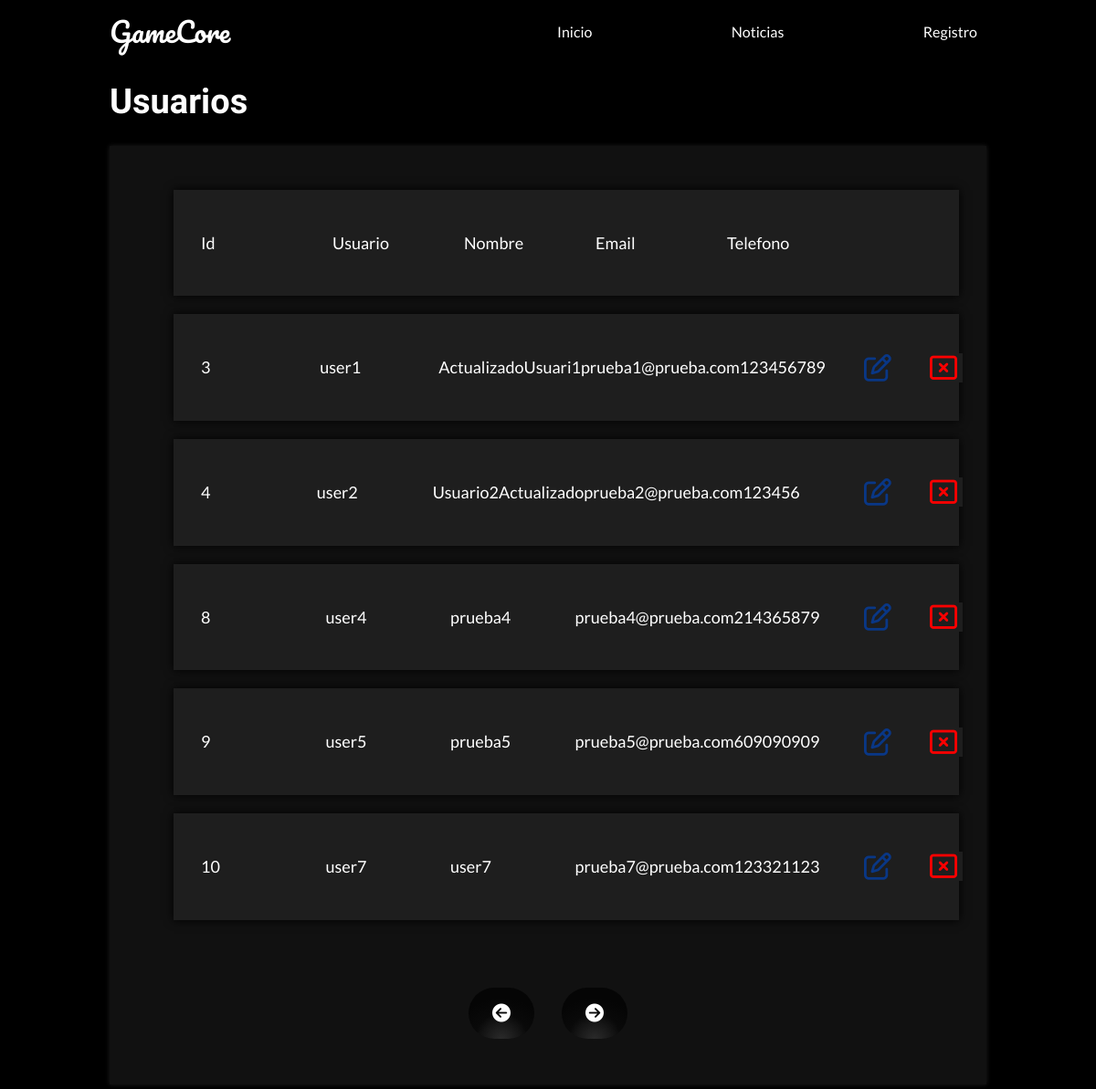
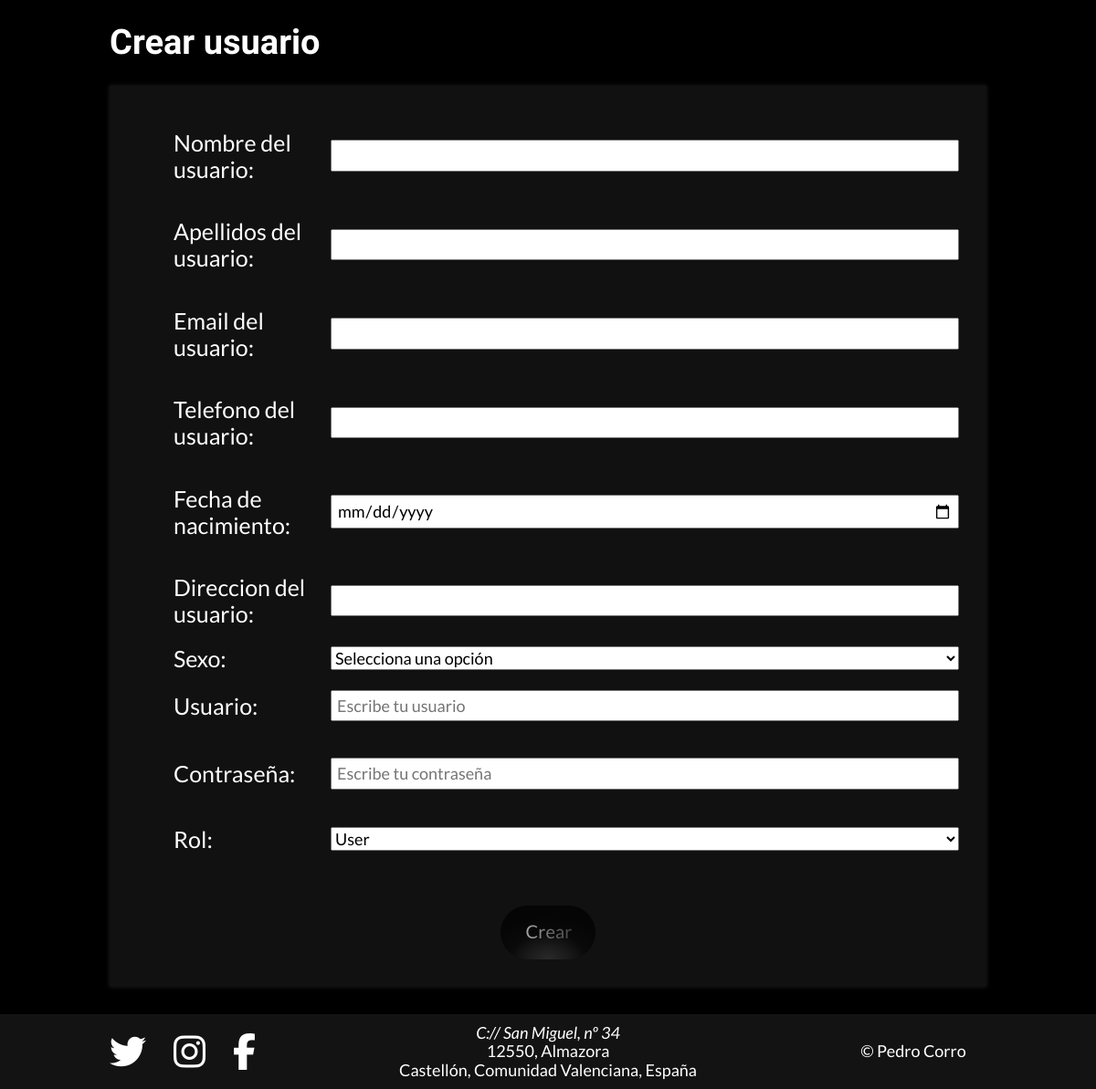
/views/usuarios_admin.php, run on the app's committed database (2 pictures, top to bottom).
### tables this page shows
CREATE TABLE `users_login` (
  `idLogin` int(11) NOT NULL,
  `idUser` int(11) NOT NULL,
  `usuario` text NOT NULL,
  `contrasenya` text NOT NULL,
  `rol` enum('admin','user') NOT NULL
);

CREATE TABLE `users_data` (
  `idUser` int(11) NOT NULL,
  `nombre` varchar(50) NOT NULL,
  `apellidos` varchar(100) NOT NULL,
  `email` varchar(100) NOT NULL,
  `telefono` text NOT NULL,
  `fNacimiento` date NOT NULL,
  `direccion` text DEFAULT NULL,
  `sexo` enum('Hombre','Mujer','Otro') DEFAULT NULL
);

### views/usuarios_admin.php (the view, shortened to what this page needs)
<!DOCTYPE html>
<html lang="es">
<head>
    <link rel="stylesheet" href="../assets/css/normalize.css">
    <link rel="stylesheet" href="../assets/css/secondary.css">
</head>
<body>
<?php
include '../includes/header.php';
?>
<section class="contenedor">
    <div>
        <h1>Usuarios</h1>
        <div class="users-contenedor">
        <?php
            include "../includes/abrecnx.php";
            $page = isset($_GET['page']) ? intval($_GET['page']) : 0;
            $limit = 5;
            $offset = $page * $limit;
            $sql = "SELECT users_login.idUser, users_login.usuario, users_data.nombre, users_data.email, users_data.telefono FROM users_login INNER JOIN users_data ON users_login.idUser = users_data.idUser ORDER BY idUser ASC LIMIT $offset, $limit";
            $rs = $mysqli->query($sql);
            $users = array();
            if ($rs->num_rows > 0) {
                while($row = $rs->fetch_assoc()) {
                    $user = array(
                        'idUser' => $row['idUser'],
                        'usuario' => $row['usuario'],
                        'nombre' => $row['nombre'],
                        'email' => $row['email'],
                        'telefono' => $row['telefono']
                    );
                    array_push($users, $user);
                }
            } else{
                echo 'No hay usuarios';
            }
            ?>
            <ul class="user-contenedor">
                <li class="user">
                    <div>
                        <p>Id</p>
                        <p>Usuario</p>
                        <p>Nombre</p>
                        <p>Email</p>
                        <p>Telefono</p>
                    </div>
                    <div></div>
                </li>
                <?php foreach ($users as $user): ?>
                <li class="user">
                    <div>
                        <p><?php echo $user['idUser']; ?></p>
                        <p><?php echo $user['usuario']; ?></p>
                        <p><?php echo $user['nombre']; ?></p>
                        <p><?php echo $user['email']; ?></p>
                        <p><?php echo $user['telefono']; ?></p>
                    </div>
                    <div>
                        <form method="POST" action="<?= $_SERVER['PHP_SELF'] ?>#formulario-user">
                            <button type="submit"><i class="fa-regular fa-pen-to-square" style="color: #093786;"></i></button>
                        </form>
                        <button onclick="confirmarEliminacionAdmin(<?php echo $user['idUser'];?>)"><i class="fa-regular fa-rectangle-xmark" style="color: #ff0000;"></i></button>
                    </div>
                </li>
                <?php endforeach; ?>
            </ul>
            <div class="news-buttons">
                <?php
                    echo "<form method='get'>";
                    echo "<button type='submit' class='button'><i class='fas fa-arrow-circle-left' style='color: white; font-size: 20px;'></i></button>";
                    echo "</form>";
                    echo "<form method='get'>";
                    echo "<button type='submit' class='button'><i class='fas fa-arrow-circle-right' style='color: white; font-size: 20px;'></i></button>";
                    echo "</form>";
                ?>
            </div>
        </div>
    </div>
    <?php
        $usuario = filter_input(INPUT_GET, "usuario", FILTER_SANITIZE_STRING);
        $contrasenya = filter_input(INPUT_GET, "contrasenya", FILTER_SANITIZE_STRING);
        $userComprobacion = filter_input(INPUT_GET, "comprobacionUsuario", FILTER_SANITIZE_STRING);
        $err5 = "El usuario no puede estar vacío.";
        $err6 = "La contraseña no puede estar vacía.";
        $errComp0 = "Este usuario ya está en uso.";
    ?>
    <div id="formulario-user">
        <h1 id="titulo-formulario-user"></h1>
        <div class="users-contenedor">
            <form action="<?php echo ($_SERVER['REQUEST_METHOD'] == 'POST' && strpos(array_keys($_POST)[0], 'idUserMod') === 0) ? '../includes/modificar_users.php' : '../includes/validacion_formularioAdmin.php'; ?>" method="POST">
                <ul>
                    <li>
                        <div>
                            <label for="nombre">Nombre del usuario:</label>
                            <input type="text" name="nombre" id="nombre" value="<?php echo ($_SERVER['REQUEST_METHOD'] == 'POST' && isset($userMod['nombre'])) ? $userMod['nombre'] : '' ?>" required>
                        </div>
                    </li>
                    <li>
                        <div>
                            <label for="apellidos">Apellidos del usuario:</label>
                            <input type="text" name="apellidos" id="apellidos" value="<?php echo ($_SERVER['REQUEST_METHOD'] == 'POST' && isset($userMod['apellidos'])) ? $userMod['apellidos'] : '' ?>" required>
                        </div>
                    </li>
                    <li>
                        <div>
                            <label for="email">Email del usuario:</label>
                            <input type="email" name="email" id="email" value="<?php echo ($_SERVER['REQUEST_METHOD'] == 'POST' && isset($userMod['email'])) ? $userMod['email'] : '' ?>" required>
                        </div>
                    </li>
                    <li>
                        <div>
                            <label for="telefono">Telefono del usuario:</label>
                            <input type="tel" name="telefono" id="telefono" value="<?php echo ($_SERVER['REQUEST_METHOD'] == 'POST' && isset($userMod['telefono'])) ? $userMod['telefono'] : '' ?>" required>
                        </div>
                    </li>
                    <li>
                        <div>
                            <label for="fecha_nacimiento">Fecha de nacimiento:</label>
                            <input type="date" name="fecha_nacimiento" id="fecha_nacimiento" value="<?php echo ($_SERVER['REQUEST_METHOD'] == 'POST' && isset($userMod['fNacimiento'])) ? $userMod['fNacimiento'] : '' ?>" required>
                        </div>
                    </li>
                    <li>
                        <div>
                            <label for="direccion">Direccion del usuario:</label>
                            <input type="text" name="direccion" id="direccion" value="<?php echo ($_SERVER['REQUEST_METHOD'] == 'POST' && isset($userMod['direccion'])) ? $userMod['direccion'] : '' ?>" >
                        </div>
                    </li>
                    <li>
                        <div>
                            <label for="sexo">Sexo:</label>
                            <select id="sexo" name="sexo">
                                <option value=""  <?php if (isset($userMod['sexo'])){if ($userMod['sexo'] !== 'Hombre' and $userMod['sexo'] !== 'Mujer') { echo 'selected'; }}else{echo'selected';}?> disabled>Selecciona una opción</option>
                            </select>
                        </div>
                    </li>
                    <?php echo ($_SERVER['REQUEST_METHOD'] == 'POST' && strpos(array_keys($_POST)[0], 'idUserMod') === 0) ? '' : '
                    <li>
                        <div>
                            <label for="usuario">Usuario:</label>
                            <input type="text" id="usuario" name="usuario" placeholder="Escribe tu usuario" value="' . (($usuario == 1) ? "" : $usuario) . '" required>
                        </div>
                        <span>' . (($usuario == 1) ? $err5 : '') . (($userComprobacion == 1) ? $errComp0 : '') . '</span>
                    </li>
                    <li>
                        <div>
                            <label for="contrasenya">Contraseña:</label>
                            <input type="password" id="contrasenya" name="contrasenya" placeholder="Escribe tu contraseña" value="' . (($contrasenya == 1) ? "" : $contrasenya) . '" required>
                        </div>
                        <span>' . (($contrasenya == 1) ? $err6 : '') . '</span>
                    </li>';?>
                    <li><div>
                            <label for="rol">Rol:</label>
                            <select id="rol" name="rol">
                                <option value="user" <?php if(isset($userMod['rol'])){if ($userMod['rol'] == 'user') { echo 'selected'; }} ?>>User</option>
                            </select>
                        </div>
                    </li>
                </ul>
                <button type="submit" class="button"> <span class="text" id="buttonTextUser"></span></button>
            </form>
        </div>
    </div>
</section>
<?php
include '../includes/footer.php';
?>
</body>
</html>

### includes/header.php (shortened to what this page needs)
<header>
       <div class="barra contenedor relative">
            <div class="menu-barra">
                <div class="nombrelogosecundaria">
                    <a href="../index.php">
                        <span class="nombrelogo">GameCore</span>
                    </a>
                </div>
            </div>
            <nav class="barra nav-secundarias" id="nav">
                <?php include "barra_navegacion.php"; ?>
            </nav>
        </div>
    </header>

### includes/barra_navegacion.php (shortened to what this page needs)
<a href="<?= strpos($_SERVER['REQUEST_URI'], 'index') !== false ? './' : '../' ?>index.php" id="index">
    Inicio
</a>
<a href="<?= strpos($_SERVER['REQUEST_URI'], 'index') !== false ? './views/' : './' ?>noticias.php" id="noticias">
    Noticias
</a>
<?php
if(@$_SESSION["valido"] == "SI"){
    if (@$_SESSION["rol"] == "user"){
        echo '<a href="'. (strpos($_SERVER['REQUEST_URI'], 'index') !== false ? './views/' : './') .  'citas.php" id="citas">
                Citas
            </a>';
        echo '<a href="'. (strpos($_SERVER['REQUEST_URI'], 'index') !== false ? './views/' : './') .  'perfil.php"  id="perfil">
            Perfil
        </a>';
        echo '<form action="../includes/salir_sesion.php" method="post">
        <button type="submit" name="close" value="" class="off-button"><i class="fa-solid fa-power-off" style="color: rgb(17,17,17);"></i></button>
      </form>';
    }
    if (@$_SESSION["rol"] == "admin"){
        echo '<a class="btn" id="boton_administracion" onclick="expandirAdmin()">
                Administración
            </a>';
        echo '<a href="' . (strpos($_SERVER['REQUEST_URI'], 'index') !== false ? './views/' : './') . 'perfil.php" id="perfil">
            Perfil
        </a>';
        echo '<form action="../includes/salir_sesion.php" method="post">
        <button type="submit" name="close" value="" class="off-button"><i class="fa-solid fa-power-off" style="color: rgb(17,17,17);"></i></button>
      </form>';
    }
}else{
    echo '<a href="' . (strpos($_SERVER['REQUEST_URI'], 'index') !== false ? './views/' : './') . 'registro.php" id="registro">
            Registro
        </a>';
}
?>

### includes/footer.php (shortened to what this page needs)
<footer>
        <div class="logos-footer">
            <a href="#">
                <i class="fa-brands fa-twitter"></i>
            </a>
            <a href="#">
                <i class="fa-brands fa-instagram"></i>
            </a>
            <a href="#">
                <i class="fa-brands fa-facebook-f"></i>
            </a>
        </div>
        <div>
            <p>
                <span> C:// San Miguel, nº 34</span>
                <span> 12550, Almazora</span>
                <span>Castellón, Comunidad Valenciana, España</span>
            </p>
        </div>
        <span> &#169; Pedro Corro</span>
    </footer>

### assets/css/secondary.css (style rules this page uses)
:root { --main-text-color: white; --bg-color-principal: black; --bg-color-sec: rgb(33, 30, 30); --nav-color: white; --nav-dos: black; --toggle-bg: #fcc474; --toggle-ball: white; --transition: 0.25s; --spark: 1.8s; --radius: 55px; --circumf: calc(3.1416 * var(--radius) * 2); --check-len: 75px; }
html { box-sizing: border-box; font-size: 62.5%; margin: 0; }
*, *:before, *:after { box-sizing: inherit; scroll-behavior: smooth; }
h1 { font-size: 3.8rem; font-family: Marko one, sans-serif; }
.contenedor { width: 80%; max-width: 80%; margin: 0 auto; }
.barra.contenedor { padding: 0; }
.relative { position: relative; }
a { text-decoration: none; color: unset; }
.button { --cut: 0.1em; --active: 0; --bg: radial-gradient( 40% 50% at center 100%, rgb(42,42,42), transparent ), radial-gradient( 80% 100% at center 120%, rgb(17,17,17), transparent ), rgb(5,5,5); background: var(--bg); font-size: 2rem; font-weight: 500; border: 0; cursor: pointer; padding: 0.9em 1.3em; display: flex; align-items: center; gap: 0.25em; white-space: nowrap; border-radius: 100px; position: relative; transition: scale var(--transition), background var(--transition); scale: calc(1 + (var(--active) * 0.1)); }
.button:before { content: ""; position: absolute; inset: -0.25em; z-index: -1; border: 0.25em solid rgba(10,10,10,0.5); border-radius: 100px; opacity: var(--active, 0); transition: opacity var(--transition); }
.text { translate: 2% -6%; letter-spacing: 0.01ch; background: linear-gradient(90deg, hsl(0 0% calc((var(--active) * 100%) + 65%)), hsl(0 0% calc((var(--active) * 100%) + 26%))); -webkit-background-clip: text; color: transparent; transition: background var(--transition); }
body { background-color: rgb(0,0,0); color: var(--main-text-color); font-family: 'Lato', Arial, Helvetica, sans-serif; font-size: 1.8rem; margin: 0; }
.barra.contenedor.relative { position: sticky; top: 5px; backdrop-filter: blur(10px); height: 7.5vh; margin-top: 5px; }
.nombrelogo { color: var(--nav-color); display: inline-block; text-decoration: none; font-family: 'Pacifico', sans-serif; font-size: 3rem; }
.barra { display: flex; flex-direction: row; flex: 0 0 50%; justify-content: space-between; align-items: center; z-index: 1; }
nav a { text-decoration: none; color: var(--nav-color); font-size: 1.6rem; padding: 1rem; }
h1 { color: white; }
form { display: flex; flex-direction: column; align-items: center; }
label { margin-bottom: 10px; color: white; }
.news-buttons { display: flex; justify-content: center; gap: 3rem; padding-bottom: 2rem; }
.users-contenedor { background-color: rgb(17,17,17); box-shadow: 0px 0px 5px rgb(30 30 30 / 100%); height: 100%; min-height: 15vh; width: 100%; margin-bottom: 3rem; padding: 3rem; }
.users-contenedor form ul { width: 100%; display: flex; flex-direction: column; justify-content: space-evenly; align-items: center; gap: 2rem; }
.users-contenedor form ul li { width: 100%; display: flex; flex-direction: column; justify-content: space-evenly; align-items: center; }
.users-contenedor form ul li div { width: 100%; list-style: none; display: grid; grid-template-columns: 20% 80%; align-items: center; }
.users-contenedor form ul li div label { margin: 0; font-size: 2.5rem; }
.users-contenedor form ul li div input { padding:5px; }
.users-contenedor { display: flex; flex-direction: column; justify-content: space-evenly; }
.user { box-shadow: 0px 0px 10px rgb(0 0 0 / 100%); padding: 3rem; list-style: none; display: grid; grid-template-columns: 90% 10%; margin-bottom: 2rem; background-color: rgb(30,30,30); }
.user div:nth-child(1) { display: grid; grid-template-columns: repeat(5, 1fr); place-content: center; }
.user div:nth-child(2) { display: flex; align-items: center; gap: 3rem; }
.user div button { border: none; background-color: rgb(30,30,30); }
.user div button i { font-size: 3rem; }
footer { background-color: rgb(20, 19, 19); color: white; padding: 1rem 0; display: grid; grid-template-columns: repeat(3, 1fr); }
.logos-footer { display: flex; flex-direction: row; gap: 3rem; margin: auto; }
.logos-footer a { color: white; text-decoration: none; }
.logos-footer a i { display: inline-block; flex: 1; font-size: 4rem; }
footer div p { display: flex; flex-direction: column; margin: auto; }
footer div p span { margin: 0 }
footer div p span:first-child { font-style: italic; }
footer span { text-align: center; margin: auto 0; }

### data on the page
users_login: idUser "3", usuario "user1", idUser.nombre "ActualizadoUsuari1", idUser.email "prueba1@prueba.com", idUser.telefono "123456789"
users_login: idUser "4", usuario "user2", idUser.nombre "Usuario2Actualizado", idUser.email "prueba2@prueba.com", idUser.telefono "123456"
users_login: idUser "8", usuario "user4", idUser.nombre "prueba4", idUser.email "prueba4@prueba.com", idUser.telefono "214365879"
users_login: idUser "9", usuario "user5", idUser.nombre "prueba5", idUser.email "prueba5@prueba.com", idUser.telefono "609090909"
users_login: idUser "10", usuario "user7", idUser.nombre "user7", idUser.email "prueba7@prueba.com", idUser.telefono "123321123"
